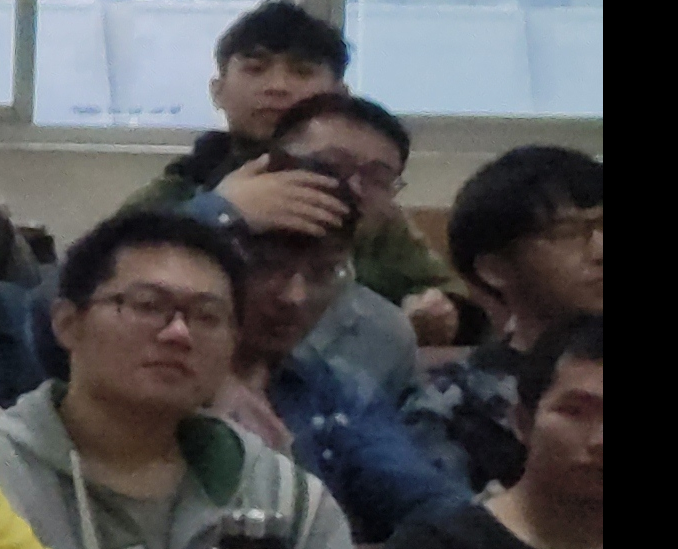
#> input picture faceKu/12.png, 678 x 549 px, given in place of 12.jpg, which was not available
$ python test3.py
#> lines starting #> are read from the running program, lines starting #| are printed output that depends on the picture; after the words box and inside, x2 and y2 are one past the last pixel; in counts of white or black regions, pixels touching at a corner belong together; pictures that were not available may be replaced by others from this repository, and a replacement may not be noted
import cv2
import matplotlib.pyplot as plt

face_patterns = cv2.CascadeClassifier('C:/Users/Administrator/PycharmProjects/face/venv/Lib/site-packages/cv2/data/haarcascade_frontalface_default.xml')

sample_image = cv2.imread('C:\\Users\\Administrator\\PycharmProjects\\untitled\\12.jpg')
#> sample_image is the input picture: shape (549, 678, 3); mean B, G, R 77.6, 75.5, 76.2

gray = cv2.cvtColor(sample_image, cv2.COLOR_BGR2GRAY)
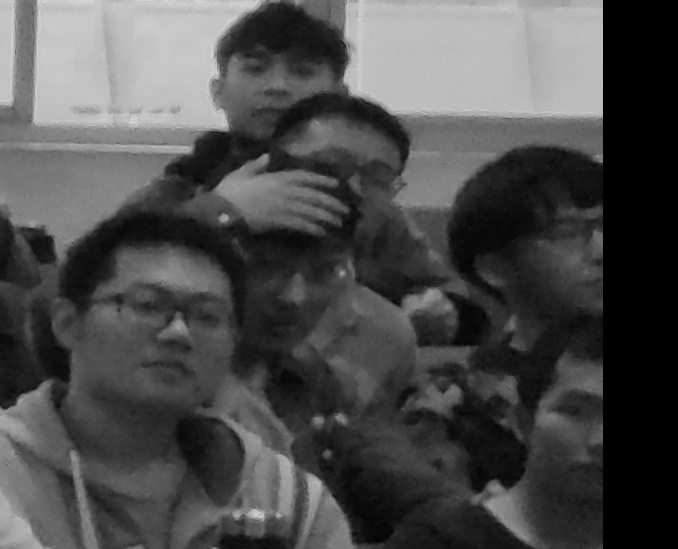
#> gray: shape (549, 678); min 0, max 218, mean 76

equ = cv2.equalizeHist(gray)
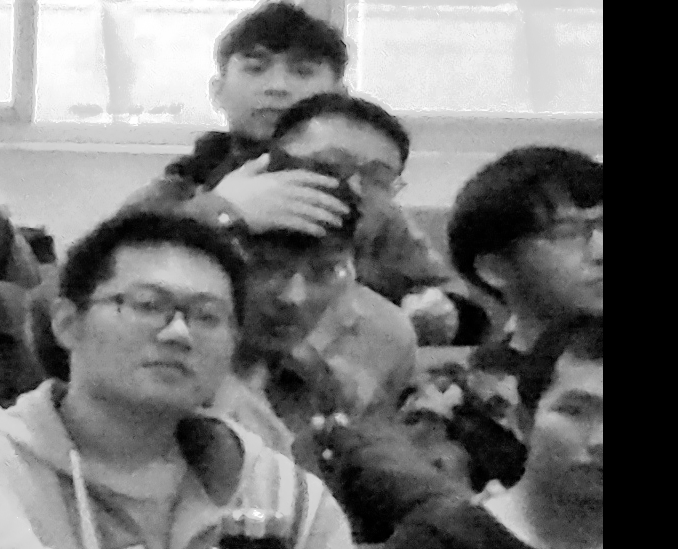
#> equ: shape (549, 678); min 0, max 255, mean 114.2

faces = face_patterns.detectMultiScale(sample_image,scaleFactor=1.1,minNeighbors=5,minSize=(20, 20))
#> faces = [[230, 224, 131, 131], [93, 249, 157, 157]]

num = 0

for (x, y, w, h) in faces:
    cv2.rectangle(sample_image, (x, y), (x+w, y+h), (0, 255, 0), 2)
    face1 = sample_image[y:y+w, x:x+h]
    plt.imshow(face1, 'gray')
    plt.show()
    cv2.imwrite('C:\\Users\\Administrator\\PycharmProjects\\untitled\\faceKu\\'+str(num)+'.png', face1)
    num = num + 1
#> this loop made 2 passes
#> (x, y, w, h, num) on passes 1 to 2: (230, 224, 131, 131, 1), (93, 249, 157, 157, 2)
#> pass 1, `face1 = sample_image[y:y+w, x:x+h]`:
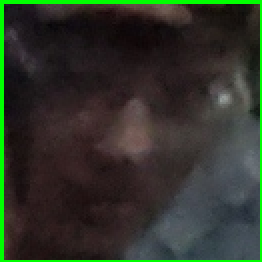
#> face1: shape (131, 131, 3) (shown 2 times larger); mean B, G, R 41.2, 52.1, 47.2
#> pass 2, `face1 = sample_image[y:y+w, x:x+h]`:
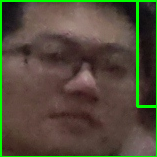
#> face1: shape (157, 157, 3); mean B, G, R 57.4, 75.9, 81.3
#> after the loop:
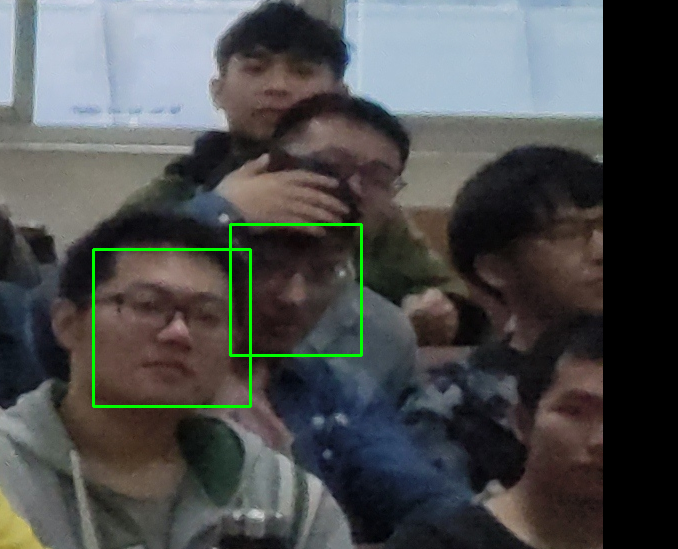
#> sample_image: shape (549, 678, 3); 0.92% of pixels changed, all inside (x1, y1, x2, y2) = (92, 223, 363, 408)
#> after the loop, num = 2

cv2.imshow('img', sample_image)

cv2.waitKey(0)

$ run again, with faceKu/1.png copied over faceKu/12.png
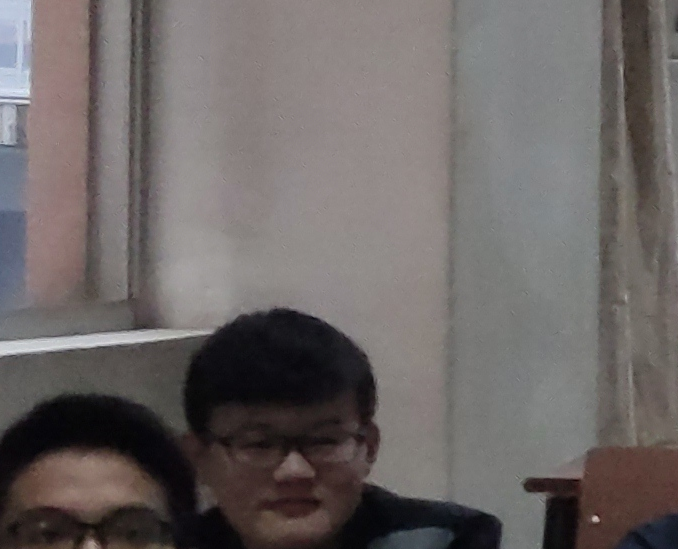
#> input picture faceKu/1.png, 678 x 549 px, given in place of 12.jpg, which was not available
#> sample_image is the input picture: shape (549, 678, 3); mean B, G, R 101, 102.1, 108
#> faces = [[213, 383, 160, 160]]
#> the loop `for (x, y, w, h) in faces:` made 1 pass
#> (x, y, w, h, num) on pass 1: (213, 383, 160, 160, 1)
#> pass 1, `face1 = sample_image[y:y+w, x:x+h]`:
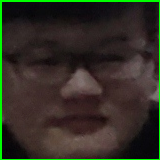
#> face1: shape (160, 160, 3); mean B, G, R 35.8, 46.4, 48.7
#> after the loop `for (x, y, w, h) in faces:`:
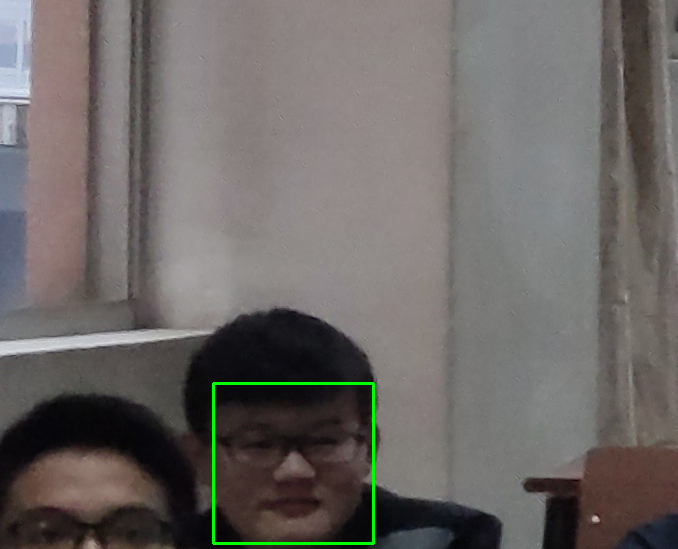
#> sample_image: shape (549, 678, 3); 0.51% of pixels changed, all inside (x1, y1, x2, y2) = (212, 382, 375, 545)
#> after the loop `for (x, y, w, h) in faces:`: num = 1

$ run again, with faceKu/10.png copied over faceKu/12.png
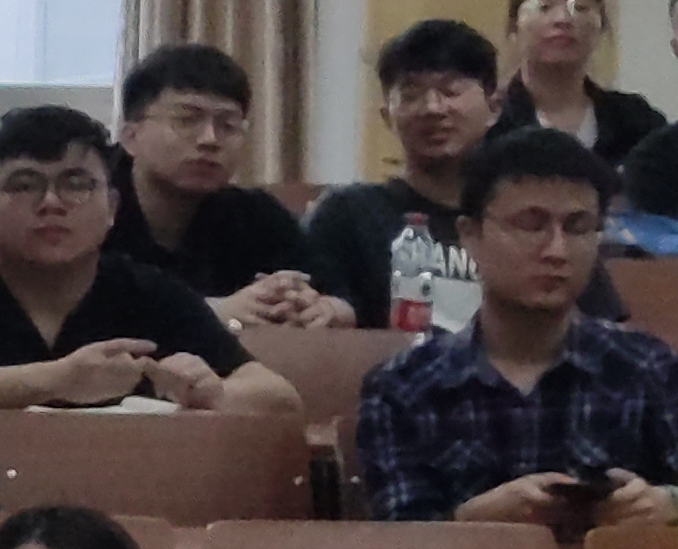
#> input picture faceKu/10.png, 678 x 549 px, given in place of 12.jpg, which was not available
#> sample_image is the input picture: shape (549, 678, 3); mean B, G, R 65.4, 65.1, 74.4
#> faces = [[373, 43, 118, 118], [149, 74, 117, 117], [483, 171, 140, 140]]
#> the loop `for (x, y, w, h) in faces:` made 3 passes
#> pass 1, `face1 = sample_image[y:y+w, x:x+h]`:
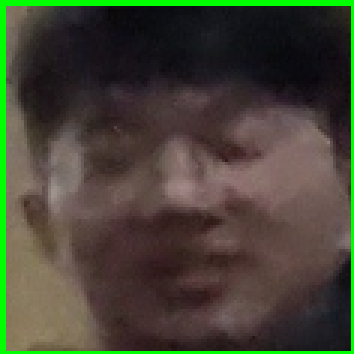
#> face1: shape (118, 118, 3) (shown 3 times larger); mean B, G, R 52.9, 68.3, 68.8
#> after the loop `for (x, y, w, h) in faces:`:
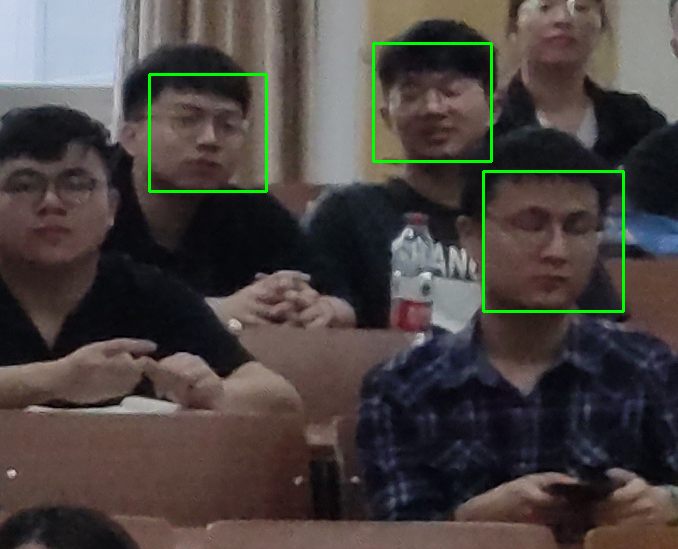
#> sample_image: shape (549, 678, 3); 1.21% of pixels changed, all inside (x1, y1, x2, y2) = (148, 42, 625, 313)
#> after the loop `for (x, y, w, h) in faces:`: num = 3

$ run again, with faceKu/11.png copied over faceKu/12.png
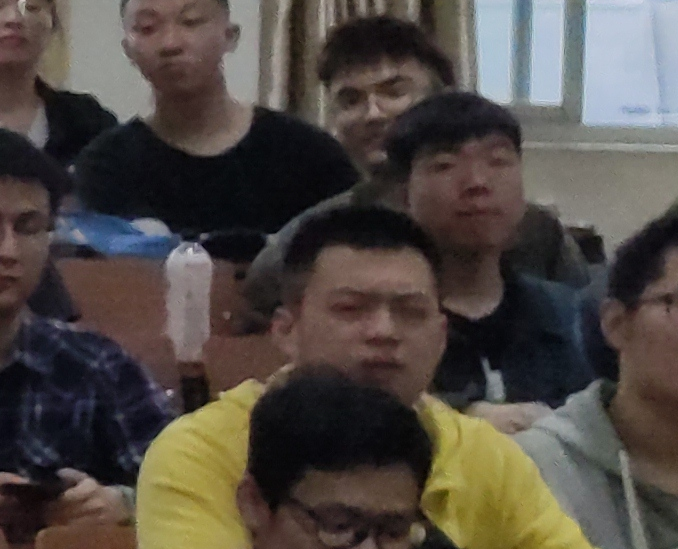
#> input picture faceKu/11.png, 678 x 549 px, given in place of 12.jpg, which was not available
#> sample_image is the input picture: shape (549, 678, 3); mean B, G, R 68, 73.8, 80.5
#> faces = [[417, 117, 119, 119], [318, 52, 110, 110], [305, 248, 155, 155]]
#> the loop `for (x, y, w, h) in faces:` made 3 passes
#> pass 1, `face1 = sample_image[y:y+w, x:x+h]`:
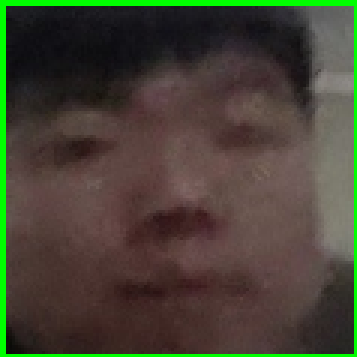
#> face1: shape (119, 119, 3) (shown 3 times larger); mean B, G, R 52.3, 67.6, 69.6
#> after the loop `for (x, y, w, h) in faces:`:
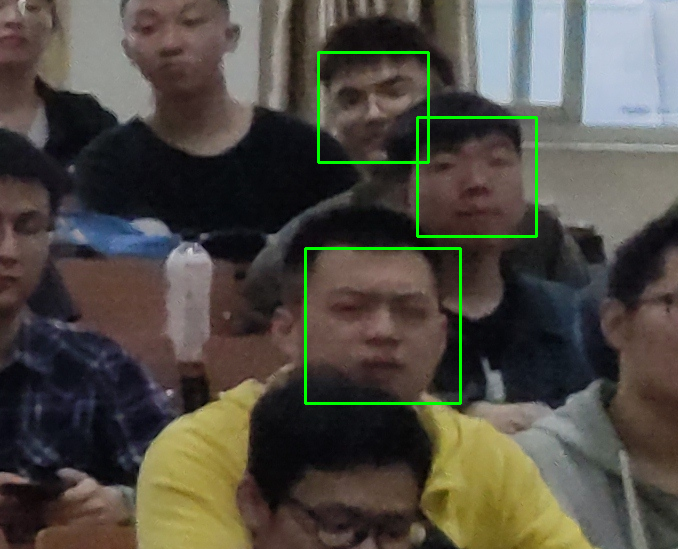
#> sample_image: shape (549, 678, 3); 1.23% of pixels changed, all inside (x1, y1, x2, y2) = (304, 51, 538, 405)
#> after the loop `for (x, y, w, h) in faces:`: num = 3
